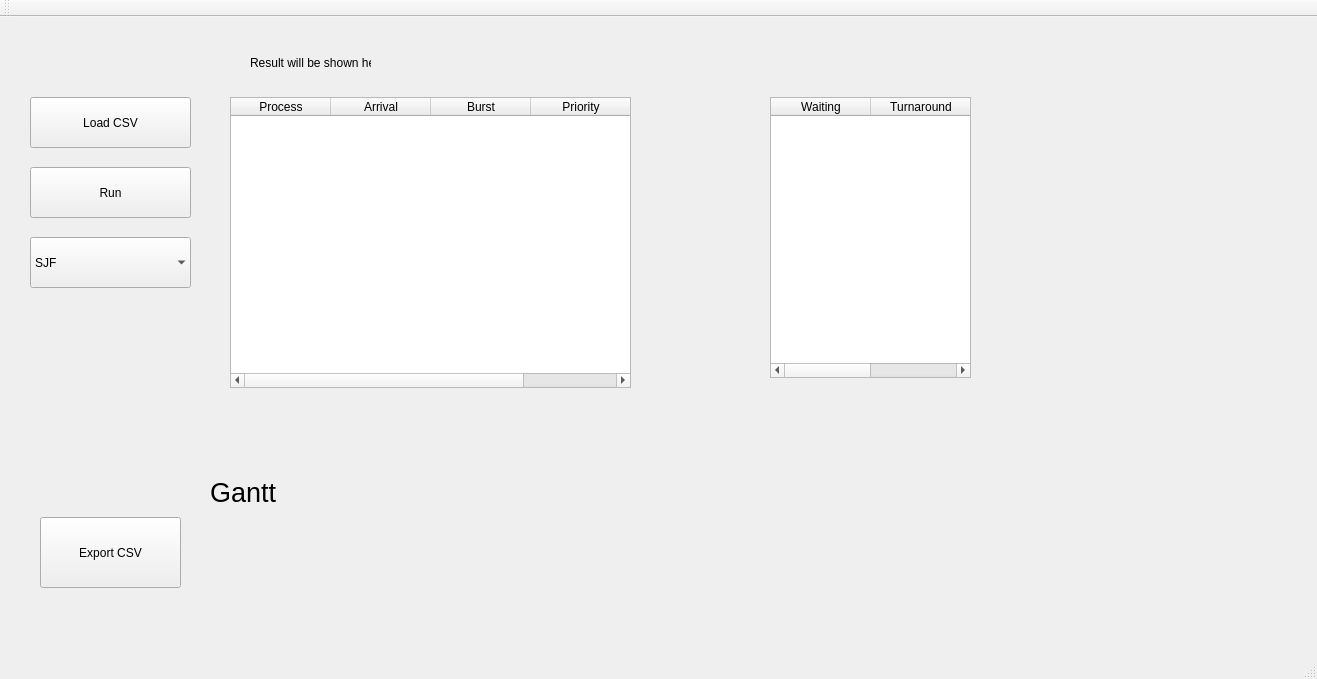
<?xml version="1.0" encoding="UTF-8"?>
<ui version="4.0">
 <class>MainWindow</class>
 <widget class="QMainWindow" name="MainWindow">
  <property name="geometry">
   <rect>
    <x>0</x>
    <y>0</y>
    <width>1317</width>
    <height>679</height>
   </rect>
  </property>
  <property name="windowTitle">
   <string>MainWindow</string>
  </property>
  <widget class="QWidget" name="centralWidget">
   <widget class="QTableWidget" name="tableInput">
    <property name="geometry">
     <rect>
      <x>230</x>
      <y>80</y>
      <width>401</width>
      <height>291</height>
     </rect>
    </property>
    <column>
     <property name="text">
      <string>Process</string>
     </property>
    </column>
    <column>
     <property name="text">
      <string>Arrival</string>
     </property>
    </column>
    <column>
     <property name="text">
      <string>Burst</string>
     </property>
    </column>
    <column>
     <property name="text">
      <string>Priority</string>
     </property>
    </column>
   </widget>
   <widget class="QTableWidget" name="tableOutput">
    <property name="geometry">
     <rect>
      <x>770</x>
      <y>80</y>
      <width>201</width>
      <height>281</height>
     </rect>
    </property>
    <column>
     <property name="text">
      <string>Waiting</string>
     </property>
    </column>
    <column>
     <property name="text">
      <string>Turnaround</string>
     </property>
    </column>
   </widget>
   <widget class="QComboBox" name="comboAlgo">
    <property name="geometry">
     <rect>
      <x>30</x>
      <y>220</y>
      <width>161</width>
      <height>51</height>
     </rect>
    </property>
    <property name="frame">
     <bool>false</bool>
    </property>
    <item>
     <property name="text">
      <string>SJF</string>
     </property>
    </item>
    <item>
     <property name="text">
      <string>Priority</string>
     </property>
    </item>
   </widget>
   <widget class="QPushButton" name="btnLoad">
    <property name="geometry">
     <rect>
      <x>30</x>
      <y>80</y>
      <width>161</width>
      <height>51</height>
     </rect>
    </property>
    <property name="text">
     <string>Load CSV</string>
    </property>
   </widget>
   <widget class="QPushButton" name="btnRun">
    <property name="geometry">
     <rect>
      <x>30</x>
      <y>150</y>
      <width>161</width>
      <height>51</height>
     </rect>
    </property>
    <property name="text">
     <string>Run</string>
    </property>
   </widget>
   <widget class="QPushButton" name="btnExport">
    <property name="geometry">
     <rect>
      <x>40</x>
      <y>500</y>
      <width>141</width>
      <height>71</height>
     </rect>
    </property>
    <property name="text">
     <string>Export CSV</string>
    </property>
   </widget>
   <widget class="QLabel" name="labelResult">
    <property name="geometry">
     <rect>
      <x>250</x>
      <y>30</y>
      <width>121</width>
      <height>31</height>
     </rect>
    </property>
    <property name="text">
     <string>Result will be shown here</string>
    </property>
   </widget>
   <widget class="QLabel" name="labelGantt">
    <property name="geometry">
     <rect>
      <x>210</x>
      <y>410</y>
      <width>881</width>
      <height>131</height>
     </rect>
    </property>
    <property name="font">
     <font>
      <pointsize>20</pointsize>
     </font>
    </property>
    <property name="text">
     <string>Gantt</string>
    </property>
   </widget>
  </widget>
  <widget class="QMenuBar" name="menuBar">
   <property name="geometry">
    <rect>
     <x>0</x>
     <y>0</y>
     <width>1317</width>
     <height>17</height>
    </rect>
   </property>
  </widget>
  <widget class="QToolBar" name="mainToolBar">
   <attribute name="toolBarArea">
    <enum>TopToolBarArea</enum>
   </attribute>
   <attribute name="toolBarBreak">
    <bool>false</bool>
   </attribute>
  </widget>
  <widget class="QStatusBar" name="statusBar"/>
 </widget>
 <layoutdefault spacing="6" margin="11"/>
 <resources/>
 <connections/>
</ui>
